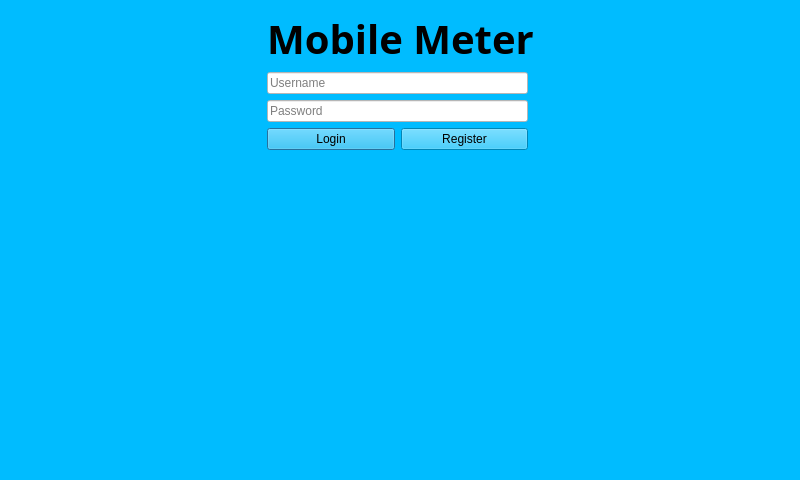
<?xml version="1.0" encoding="UTF-8"?>
<ui version="4.0">
 <class>MMLogin</class>
 <widget class="QDialog" name="MMLogin">
  <property name="geometry">
   <rect>
    <x>0</x>
    <y>0</y>
    <width>800</width>
    <height>480</height>
   </rect>
  </property>
  <property name="windowTitle">
   <string>Mobile Meter Login</string>
  </property>
  <property name="styleSheet">
   <string notr="true">background-color: #00BCFF;</string>
  </property>
  <layout class="QGridLayout" name="gridLayout">
   <item row="2" column="1">
    <spacer name="verticalSpacer">
     <property name="orientation">
      <enum>Qt::Vertical</enum>
     </property>
     <property name="sizeHint" stdset="0">
      <size>
       <width>20</width>
       <height>40</height>
      </size>
     </property>
    </spacer>
   </item>
   <item row="1" column="0">
    <spacer name="horizontalSpacer">
     <property name="orientation">
      <enum>Qt::Horizontal</enum>
     </property>
     <property name="sizeHint" stdset="0">
      <size>
       <width>40</width>
       <height>20</height>
      </size>
     </property>
    </spacer>
   </item>
   <item row="0" column="1" colspan="2">
    <layout class="QHBoxLayout" name="horizontalLayout_2">
     <item>
      <widget class="QLabel" name="label">
       <property name="font">
        <font>
         <family>Roboto Slab</family>
         <pointsize>30</pointsize>
         <bold>true</bold>
        </font>
       </property>
       <property name="text">
        <string>Mobile Meter</string>
       </property>
       <property name="alignment">
        <set>Qt::AlignCenter</set>
       </property>
      </widget>
     </item>
    </layout>
   </item>
   <item row="1" column="3">
    <spacer name="horizontalSpacer_3">
     <property name="orientation">
      <enum>Qt::Horizontal</enum>
     </property>
     <property name="sizeHint" stdset="0">
      <size>
       <width>40</width>
       <height>20</height>
      </size>
     </property>
    </spacer>
   </item>
   <item row="1" column="1">
    <layout class="QVBoxLayout" name="verticalLayout">
     <item>
      <widget class="QLineEdit" name="leUsername">
       <property name="tabletTracking">
        <bool>false</bool>
       </property>
       <property name="styleSheet">
        <string notr="true">background-color: #FFFFFF;</string>
       </property>
       <property name="placeholderText">
        <string>Username</string>
       </property>
      </widget>
     </item>
     <item>
      <widget class="QLineEdit" name="lePassword">
       <property name="styleSheet">
        <string notr="true">background-color: #FFFFFF;</string>
       </property>
       <property name="inputMethodHints">
        <set>Qt::ImhHiddenText|Qt::ImhNoAutoUppercase|Qt::ImhNoPredictiveText|Qt::ImhSensitiveData</set>
       </property>
       <property name="echoMode">
        <enum>QLineEdit::Password</enum>
       </property>
       <property name="placeholderText">
        <string>Password</string>
       </property>
      </widget>
     </item>
     <item>
      <layout class="QHBoxLayout" name="horizontalLayout">
       <item>
        <widget class="QPushButton" name="pbLogin">
         <property name="text">
          <string>Login</string>
         </property>
        </widget>
       </item>
       <item>
        <widget class="QPushButton" name="pbRegister">
         <property name="text">
          <string>Register</string>
         </property>
        </widget>
       </item>
      </layout>
     </item>
    </layout>
   </item>
  </layout>
 </widget>
 <resources/>
 <connections/>
</ui>
